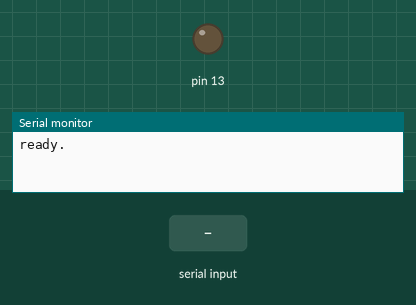
Simulated run of this sketch. Board: Arduino Uno, built with avr-gcc and run on an emulated ATmega328P. Shown: output pins drawn as LEDs (lit = HIGH), the last lines printed to the serial monitor. The inputs (shaded band) are chosen by the test bench.

Above: at 3.8 s.
3.9 s: "on" received over the second serial link
At 5.2 s:
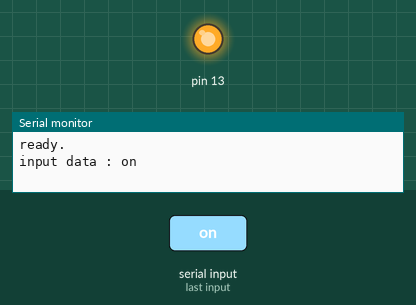
5.5 s: "off" received over the second serial link
At 6.8 s:
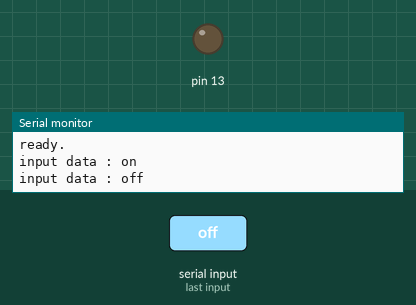
Timing chart, 0 to 8.5 s (numbered marks = the images above; inputs shaded):
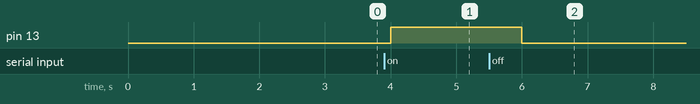

Measured:
- after the input at 3.9 s, pin 13: LOW → HIGH after 0.10 s
- after the input at 5.5 s, pin 13: HIGH → LOW after 0.50 s

The sketch:

hc_06_led_exam.ino
```cpp
#include <SoftwareSerial.h>

#define rxPin 2
#define txPin 3

String mystr = "";

SoftwareSerial swSerial(rxPin, txPin); // (2,3)


// 블루투스에 전달되는 데이터(안드로이드폰)를 시리얼모니터에 출력


void setup() {
  Serial.begin(9600);
  swSerial.begin(9600);
  Serial.println("ready.");

  pinMode(13, OUTPUT);
}

void loop() {
  delay(1000);

  while(swSerial.available())
  {
    char myChar = swSerial.read();
    mystr = mystr + myChar;
    }
/*
    if(mystr == "on")
  {
    digitalWrite(13, 1);
    }
  else if(mystr == "off")
  {
    digitalWrite(13, 0);
    }
    */

   if(mystr.equals("on"))
  {
      digitalWrite(13, 1);
      }
  else if(mystr.equals("off"))
   {
      digitalWrite(13, 0);
      }

  // 문자나 객체를 비교할 때는 equals() 를 사용한다.
  if(!mystr.equals(""))
  {
    Serial.println("input data : " +mystr);
    }
  mystr = ""; // mystr을 초기화


}
```
